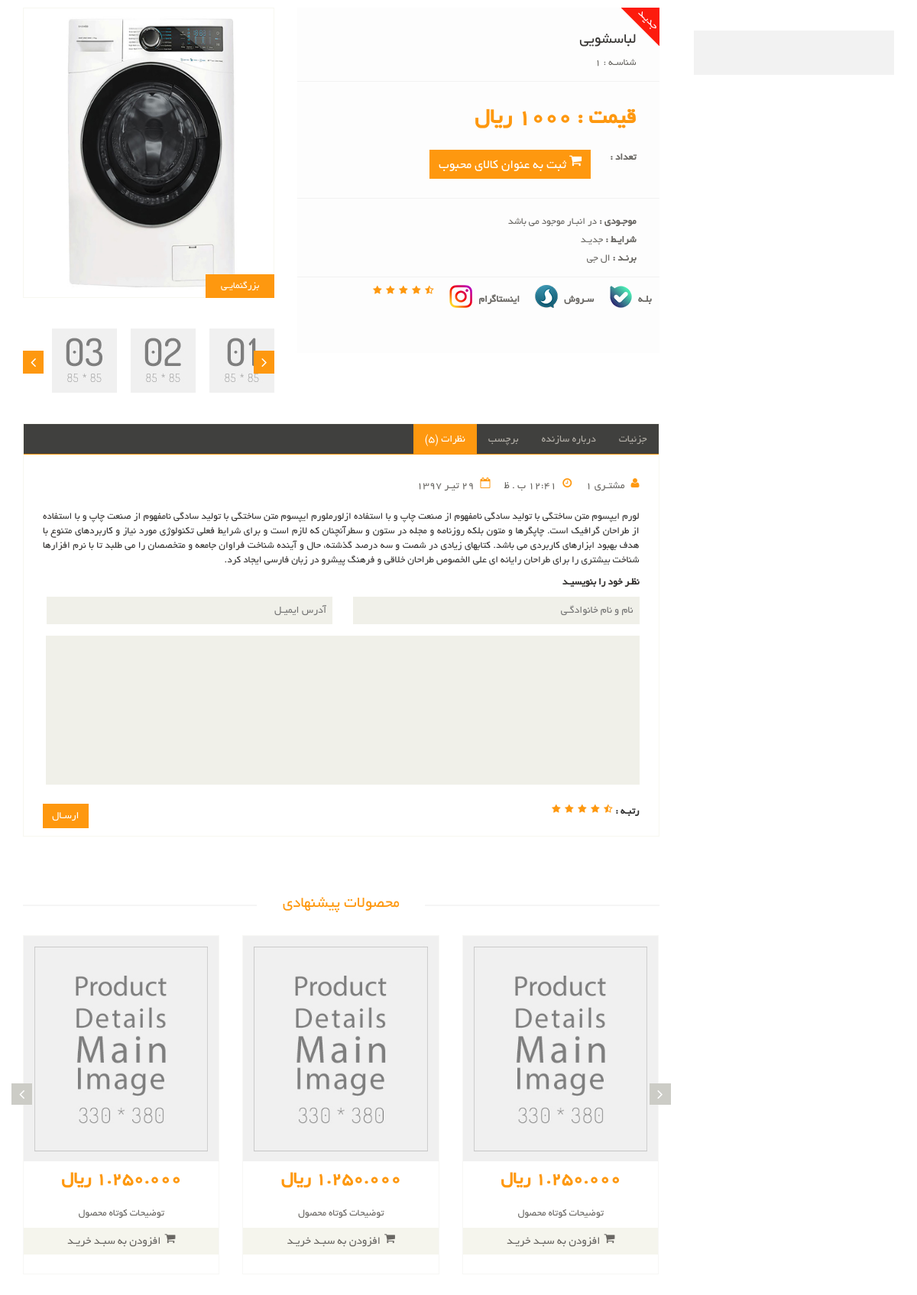
/products/lebasshoee, run on an earlier commit of the app's database.
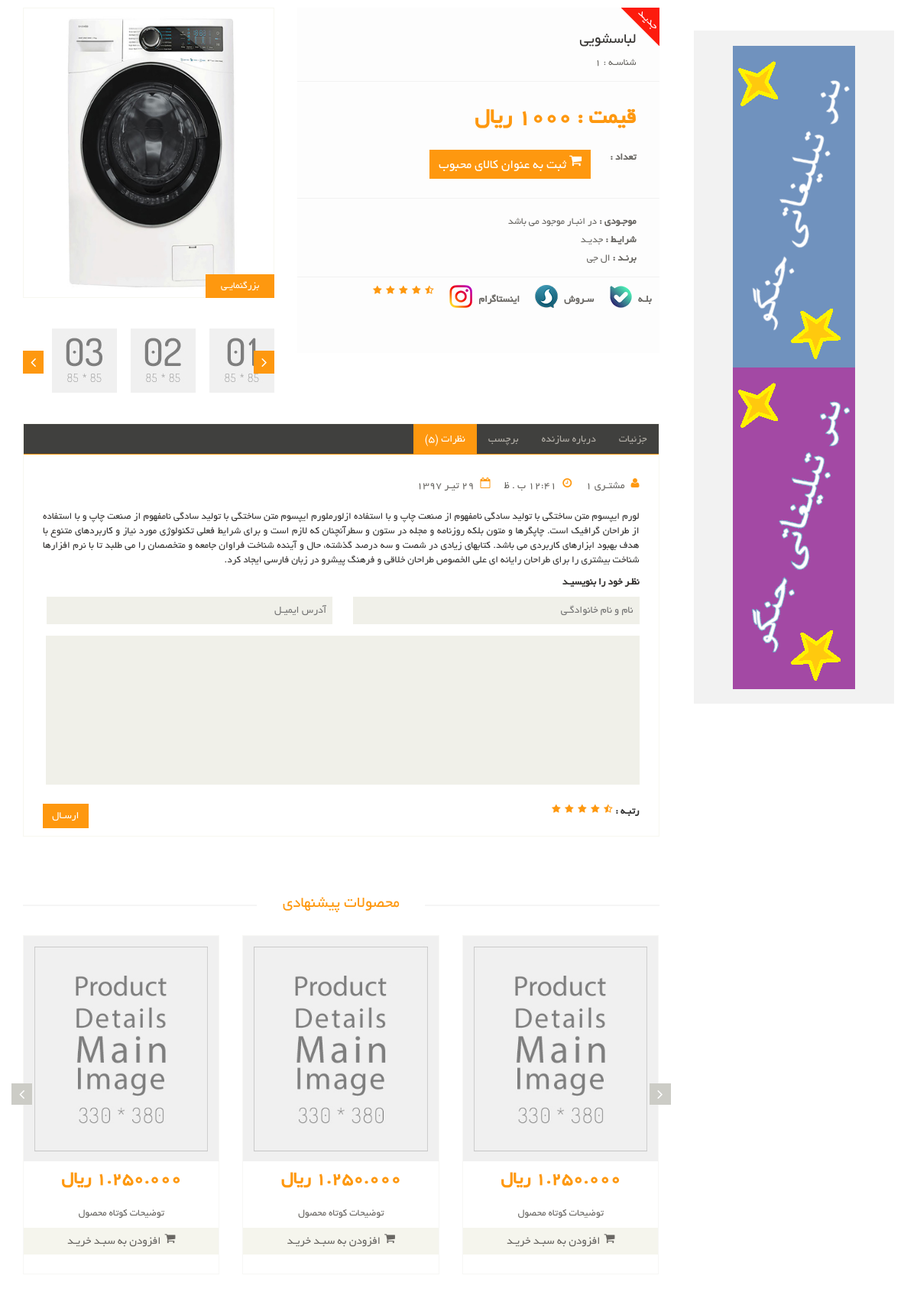
And on a later commit of the database.
### site_module/models.py (models this page shows, shortened)
class SiteBanner(models.Model):
    class SiteBannerPositions(models.TextChoices):
        product_list = 'product_list', 'صفحه لیست محصولات',
        product_detail = 'product_detail', 'صفحه جزییات محصولات',
        about_us = 'about_us', 'درباره ما'
    title = models.CharField(max_length=200, verbose_name='عنوان بنر')
    url = models.URLField(max_length=400, null=True, blank=True, verbose_name='آدرس بنر')
    image = models.ImageField(upload_to='images/banners', verbose_name='تصویر بنر')
    is_active = models.BooleanField(verbose_name='فعال / غیرفعال')
    position = models.CharField(max_length=200, choices=SiteBannerPositions.choices, verbose_name='جایگاه نمایشی')
    class Meta:
        verbose_name = 'بنر تبلیغاتی'
        verbose_name_plural = 'بنرهای تبلیغاتی'

### product_module/views.py (the view)
# urls.py: path('<slug:slug>', views.ProductDetailView.as_view(), name='product_detail'),
class ProductDetailView(DetailView):
    template_name = 'product_module/product_detail.html'
    model = Product
    def get_context_data(self, **kwargs):
        context = super().get_context_data(**kwargs)
        loaded_product = self.object
        request = self.request
        favorite_product_id = request.session.get('product_favorite')
        context['is_favorite'] = favorite_product_id == str(loaded_product.id)
        context['banners'] = SiteBanner.objects.filter(is_active=True,
                                                       position__iexact=SiteBanner.SiteBannerPositions.product_detail)
        user_ip = get_client_ip(self.request)
        user_id = None
        if self.request.user.is_authenticated:
            user_id = self.request.user.id
        has_been_visited = ProductVisit.objects.filter(ip__iexact=user_ip, product_id=loaded_product.id).exists()
        if not has_been_visited:
            new_visit = ProductVisit(ip=user_ip, user_id=user_id, product_id=loaded_product.id)
            new_visit.save()
        return context

### utils/http_service.py (called while the page is built)
def get_client_ip(request: HttpRequest):
    x_forwarded_for = request.META.get('HTTP_X_FORWARDED_FOR')
    if x_forwarded_for:
        ip = x_forwarded_for.split(',')[0]
    else:
        ip = request.META.get('REMOTE_ADDR')
    return ip

### product_module/templates/product_module/product_detail.html (shortened to what the changed rows need)
{% extends 'shared/_layout.html' %}
{% load render_partial %}
{% block content %}
    <section>
        <div class="container">
            <div class="row">
                <div class="col-sm-9 padding-right">
                    <div class="product-details">
                        <div class="col-sm-7">
                            <div class="product-information">
                                <div>
                                    <h2>{{ product.title }}</h2>
                                </div>
                            </div>
                        </div>
                    </div>
                    <div class="recommended_items">
                        <h2 class="title text-center">محصولات پیشنهادی</h2>
                        <div id="recommended-item-carousel" class="carousel slide" data-ride="carousel">
                            <div class="carousel-inner">
                                <div class="item active">
                                    <div class="col-sm-4">
                                        <div class="product-image-wrapper">
                                            <div class="single-products">
                                                <div class="productinfo text-center">
                                                    <h2>1.250.000 ريال</h2>
                                                </div>
                                            </div>
                                        </div>
                                    </div>
                                    <div class="col-sm-4">
                                        <div class="product-image-wrapper">
                                            <div class="single-products">
                                                <div class="productinfo text-center">
                                                    <h2>1.250.000 ريال</h2>
                                                </div>
                                            </div>
                                        </div>
                                    </div>
                                    <div class="col-sm-4">
                                        <div class="product-image-wrapper">
                                            <div class="single-products">
                                                <div class="productinfo text-center">
                                                    <h2>1.250.000 ريال</h2>
                                                </div>
                                            </div>
                                        </div>
                                    </div>
                                </div>
                            </div>
                        </div>
                    </div>
                </div>
                <div class="col-sm-3">
                    <div class="left-sidebar">
                        <div class="shipping text-center">
                            {% for banner in banners %}
                                <a href="{{ banner.url }}">
                                    <img src="{{ banner.image.url }}" alt="">
                                </a>
                            {% endfor %}
                            <br>
                            <br>
                        </div>
                    </div>
                </div>
            </div>
        </div>
    </section>
{% endblock %}

What changed in the data, as far as the page shows it:
added SiteBanner: image (picture)
added SiteBanner: image (picture)
